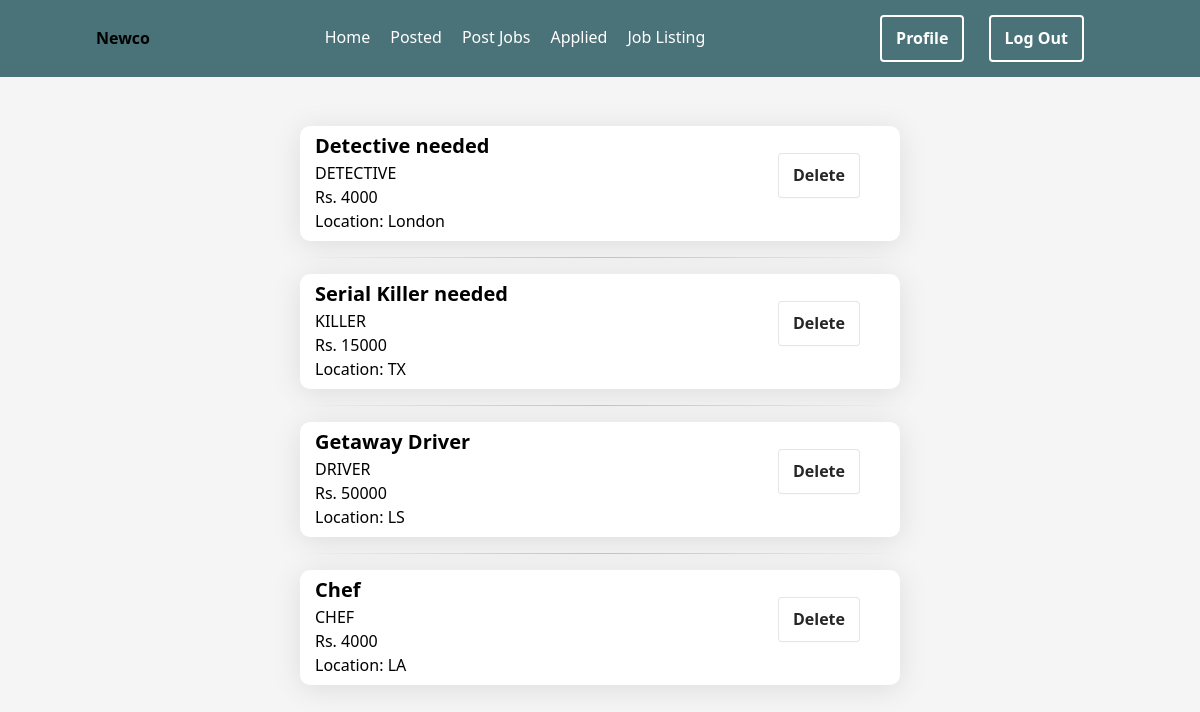
Before: /newco/posts (signed in) with the older database file.
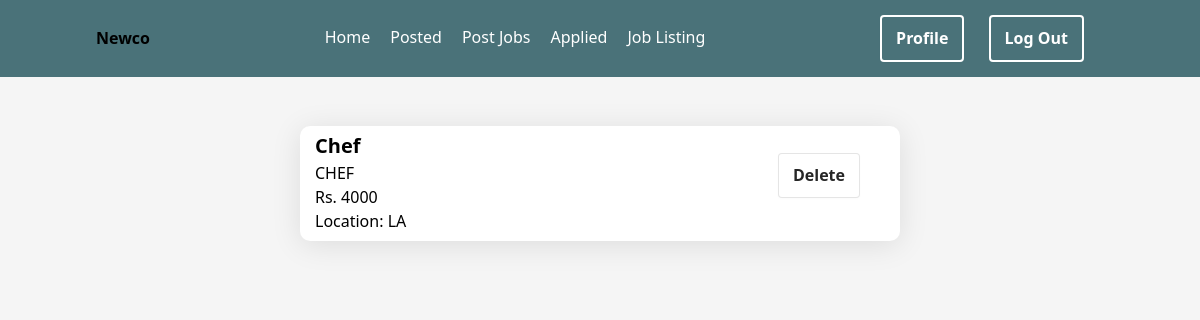
After: the same page with the newer database file.
### newco/models.py (models this page shows, shortened)
class Job(models.Model):
    user = models.ForeignKey(User,on_delete=models.CASCADE)
    title = models.CharField(max_length=255)
    description = models.TextField()
    job_specification = models.CharField(max_length=255)
    salary = models.CharField(max_length=32)
    location = models.CharField(max_length=32)
    people_applied = models.IntegerField(default=0)
    applied = models.ManyToManyField(User,related_name='users_applied',blank=True)

### newco/views.py (the view)
# urls.py: path('posts',views.posts,name='newco-posted'),
@login_required
def posts(request):
    job = Job.objects.filter(user=request.user)
    if job.count() == 0:
        job = None
    else:
        job = reversed(job)
    return render(request,'newco/postedjobs.html',{'jobs':job})

### newco/templates/newco/postedjobs.html (shortened to what this page needs)
{% extends 'newco/layout.html' %}
{% block body %}
{% if jobs %}
<div class="w-100 h-auto center">
    <div class="w-50 d-block m-3">
        {% for job in jobs %}
        <hr>
            <a href="post/{{ job.id }}" class="w-100">
                <div class="post column form w-100 flex-row">
                    <div class="flex-column w-100">
                        <div class="w-100 lead" style="font-weight: 600;">
                            {{ job.title }}
                        </div>
                        <div class="w-100 ">{{ job.job_specification }}</div>
                        <div class="w-100 ">Rs. {{ job.salary }}</div>
                        <div class="w-100 " >Location: {{ job.location }}</div>
                    </div>
                </a>
                {% if request.user == job.user %}
                    <div class="w-25 center" style="height: 90px;"><a href="delete/{{ job.id }}"><button type="button" class="del-btn">Delete</button></a></div>
                {% else %}
                    <div class="w-25 center" style="height: 90px;"><a href="unapply/{{ job.id }}"><button type="button" class="del-btn">Unapply</button></a></div>
                {% endif %}
            </div>
        {% endfor %}
    </div>
{% elif request.user not in job.applied.all %}
    <div class="w-100 h-75 center">
        <div class="display-6 h1" >You haven't applied any jobs yet</div>
    </div>
{% else %}
    <div class="w-100 h-75 center">
        <div class="display-6 h1" >You haven't posted any jobs yet</div>
    </div>
{% endif %}
{% endblock %}

Changed rows visible on the page:
removed Job: title "Detective needed", job_specification "DETECTIVE", salary "4000", location "London"
removed Job: title "Serial Killer needed", job_specification "KILLER", salary "15000", location "TX"
removed Job: title "Getaway Driver", job_specification "DRIVER", salary "50000", location "LS"
